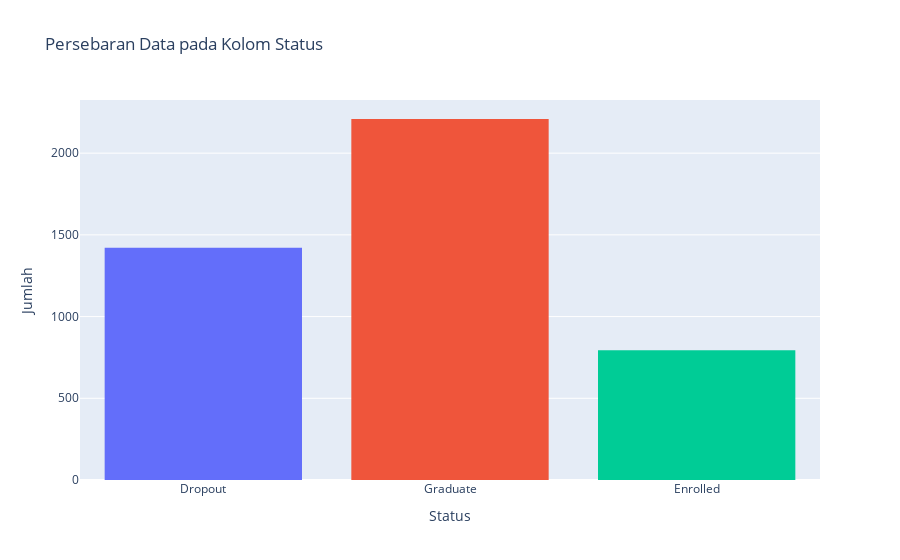

Write notebook code for a chart like this one.
### Code cell
# Persebaran data pada kolom status
display(df['Status'].value_counts())

fig = px.histogram(
    df,
    x='Status',
    color='Status',
    title='Persebaran Data pada Kolom Status',
    labels={'Status': 'Status', 'count': 'Jumlah'}
)
fig.update_layout(
    xaxis_title='Status',
    yaxis_title='Jumlah',
    showlegend=False
)
fig.show()

### Figure 1 — Plotly figure (JSON) as saved in the notebook; plotly's stock layout.template omitted (floating-point values rounded to 4 significant figures; data arrays with more than 128 entries replaced by an {"elided": "..."} marker saying what was removed)
{"data": [{"bingroup": "x", "hovertemplate": "Status=%{x}<br>count=%{y}<extra></extra>", "legendgroup": "Dropout", "marker": {"color": "#636efa", "pattern": {"shape": ""}}, "name": "Dropout", "orientation": "v", "showlegend": true, "type": "histogram", "x": {"elided": "1421 str values"}, "xaxis": "x", "yaxis": "y"}, {"bingroup": "x", "hovertemplate": "Status=%{x}<br>count=%{y}<extra></extra>", "legendgroup": "Graduate", "marker": {"color": "#EF553B", "pattern": {"shape": ""}}, "name": "Graduate", "orientation": "v", "showlegend": true, "type": "histogram", "x": {"elided": "2209 str values"}, "xaxis": "x", "yaxis": "y"}, {"bingroup": "x", "hovertemplate": "Status=%{x}<br>count=%{y}<extra></extra>", "legendgroup": "Enrolled", "marker": {"color": "#00cc96", "pattern": {"shape": ""}}, "name": "Enrolled", "orientation": "v", "showlegend": true, "type": "histogram", "x": {"elided": "794 str values"}, "xaxis": "x", "yaxis": "y"}], "layout": {"barmode": "relative", "legend": {"title": {"text": "Status"}, "tracegroupgap": 0}, "showlegend": false, "title": {"text": "Persebaran Data pada Kolom Status"}, "xaxis": {"anchor": "y", "categoryarray": ["Dropout", "Graduate", "Enrolled"], "categoryorder": "array", "domain": [0, 1], "title": {"text": "Status"}}, "yaxis": {"anchor": "x", "domain": [0, 1], "title": {"text": "Jumlah"}}}}
